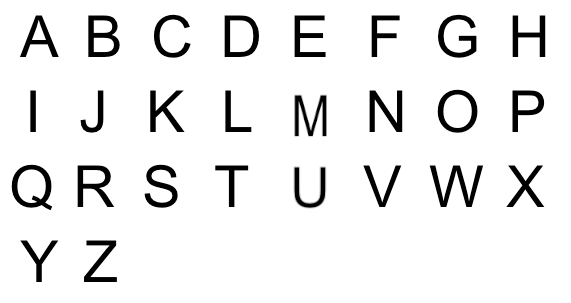
#> input picture alphabet.png, 571 x 303 px
$ python -i testLib.py   (imports and definitions only)   (Python 2 division)   (older library calls are emulated)
#> lines starting #> are read from the running program, lines starting #| are printed output that depends on the picture

import numpy as np
import cv2
from cvk2 import *
from copy import copy
from os import listdir
from time import time

# TODO:

# Print statements to prompt user for letter write
#

# [41 lines left out: function main, not called in this run]


def normalizeLetter(original):

    border = cv2.split(original)[0]

    whitePix = np.nonzero(border)
#> whitePix = 162174 positions, rows 0 to 302, columns 0 to 570


    imptPts = []

    xMax = max(whitePix[0])
#> xMax = 302
    xMin = min(whitePix[0])
#> xMin = 0
    yMax = max(whitePix[1])
#> yMax = 570
    yMin = min(whitePix[1])
#> yMin = 0

    imptPts.append([[xMin,yMin]])
    imptPts.append([[xMin,yMax]])
    imptPts.append([[xMax,yMin]])
    imptPts.append([[xMax,yMax]])

    cropped = original[xMin:xMax, yMin:yMax]
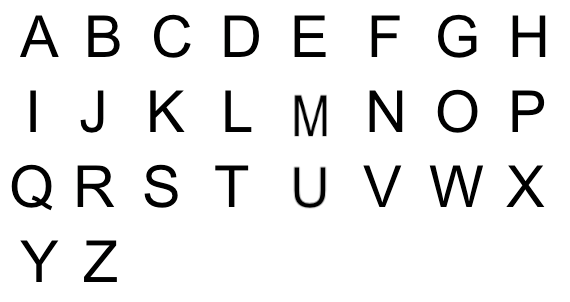
#> cropped: shape (302, 570, 3); mean R, G, B 235, 235, 235

    final = cv2.resize(cropped, (100, 100))
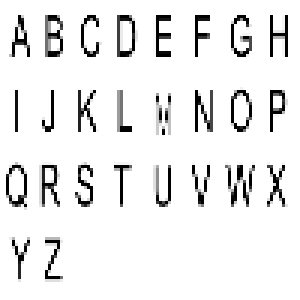
#> final: shape (100, 100, 3) (shown 3 times larger); mean R, G, B 235.2, 235.2, 235.2

    final= cv2.split(final)[0]
#> final: shape (100, 100)


    return final

# [235 lines left out: functions getLetter, getStableImage, findHomog, getPointFromImage, getContourPoint, matchLetter, not called in this run]


# [1 line not run here, left out]

>>> import cv2
>>> picture = cv2.cvtColor(cv2.imread('../alphabet.png'), cv2.COLOR_BGR2RGB)
>>> result = normalizeLetter(picture)

$ run again, on gallows2.png
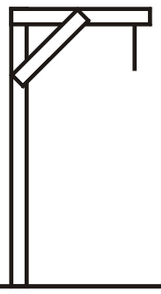
#> input picture gallows2.png, 161 x 294 px
#> whitePix = 47334 positions, rows 0 to 293, columns 0 to 160
#> xMax = 293
#> xMin = 0
#> yMax = 160
#> yMin = 0
#> in normalizeLetter, `cropped = original[xMin:xMax, yMin:yMax]`:
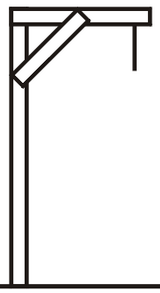
#> cropped: shape (293, 160, 3); mean R, G, B 231.2, 230.6, 230.3
#> in normalizeLetter, `final = cv2.resize(cropped, (100, 100))`:
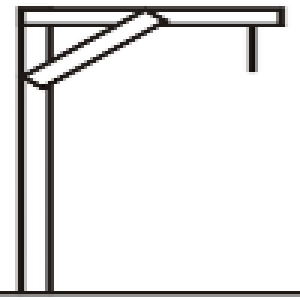
#> final: shape (100, 100, 3) (shown 3 times larger); mean R, G, B 231, 230.5, 230.2
